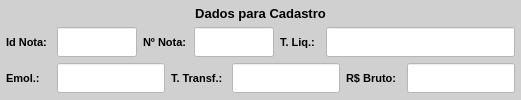
           <widget class="QWidget" name="widget_10" native="true">
            <property name="minimumSize">
             <size>
              <width>0</width>
              <height>75</height>
             </size>
            </property>
            <property name="styleSheet">
             <string notr="true">background-color: rgb(208, 208, 208);</string>
            </property>
            <layout class="QVBoxLayout" name="verticalLayout_6">
             <property name="leftMargin">
              <number>6</number>
             </property>
             <property name="topMargin">
              <number>6</number>
             </property>
             <property name="rightMargin">
              <number>6</number>
             </property>
             <property name="bottomMargin">
              <number>6</number>
             </property>
             <item>
              <widget class="QLabel" name="label_titulo_4">
               <property name="minimumSize">
                <size>
                 <width>0</width>
                 <height>15</height>
                </size>
               </property>
               <property name="maximumSize">
                <size>
                 <width>16777215</width>
                 <height>15</height>
                </size>
               </property>
               <property name="font">
                <font>
                 <pointsize>10</pointsize>
                 <weight>75</weight>
                 <bold>true</bold>
                </font>
               </property>
               <property name="text">
                <string>Dados para Cadastro</string>
               </property>
               <property name="alignment">
                <set>Qt::AlignCenter</set>
               </property>
              </widget>
             </item>
             <item>
              <widget class="QWidget" name="widget_14" native="true">
               <property name="minimumSize">
                <size>
                 <width>0</width>
                 <height>20</height>
                </size>
               </property>
               <property name="maximumSize">
                <size>
                 <width>16777215</width>
                 <height>30</height>
                </size>
               </property>
               <layout class="QHBoxLayout" name="horizontalLayout_9">
                <property name="leftMargin">
                 <number>0</number>
                </property>
                <property name="topMargin">
                 <number>0</number>
                </property>
                <property name="rightMargin">
                 <number>0</number>
                </property>
                <property name="bottomMargin">
                 <number>0</number>
                </property>
                <item>
                 <widget class="QLabel" name="label_51">
                  <property name="minimumSize">
                   <size>
                    <width>45</width>
                    <height>0</height>
                   </size>
                  </property>
                  <property name="maximumSize">
                   <size>
                    <width>45</width>
                    <height>16777215</height>
                   </size>
                  </property>
                  <property name="font">
                   <font>
                    <pointsize>8</pointsize>
                    <weight>75</weight>
                    <bold>true</bold>
                   </font>
                  </property>
                  <property name="text">
                   <string>Id Nota:</string>
                  </property>
                  <property name="alignment">
                   <set>Qt::AlignLeading|Qt::AlignLeft|Qt::AlignVCenter</set>
                  </property>
                 </widget>
                </item>
                <item>
                 <widget class="QLineEdit" name="line_Id_Nota">
                  <property name="sizePolicy">
                   <sizepolicy hsizetype="Preferred" vsizetype="Preferred">
                    <horstretch>0</horstretch>
                    <verstretch>0</verstretch>
                   </sizepolicy>
                  </property>
                  <property name="maximumSize">
                   <size>
                    <width>80</width>
                    <height>16777215</height>
                   </size>
                  </property>
                  <property name="font">
                   <font>
                    <pointsize>8</pointsize>
                   </font>
                  </property>
                  <property name="styleSheet">
                   <string notr="true">background-color: rgb(255, 255, 255);</string>
                  </property>
                  <property name="text">
                   <string/>
                  </property>
                  <property name="maxLength">
                   <number>45</number>
                  </property>
                  <property name="alignment">
                   <set>Qt::AlignLeading|Qt::AlignLeft|Qt::AlignVCenter</set>
                  </property>
                  <property name="readOnly">
                   <bool>false</bool>
                  </property>
                 </widget>
                </item>
                <item>
                 <widget class="QLabel" name="label_43">
                  <property name="minimumSize">
                   <size>
                    <width>45</width>
                    <height>0</height>
                   </size>
                  </property>
                  <property name="maximumSize">
                   <size>
                    <width>45</width>
                    <height>16777215</height>
                   </size>
                  </property>
                  <property name="font">
                   <font>
                    <pointsize>8</pointsize>
                    <weight>75</weight>
                    <bold>true</bold>
                   </font>
                  </property>
                  <property name="text">
                   <string>Nº Nota:</string>
                  </property>
                  <property name="alignment">
                   <set>Qt::AlignLeading|Qt::AlignLeft|Qt::AlignVCenter</set>
                  </property>
                 </widget>
                </item>
                <item>
                 <widget class="QLineEdit" name="line_num_nota">
                  <property name="sizePolicy">
                   <sizepolicy hsizetype="Preferred" vsizetype="Preferred">
                    <horstretch>0</horstretch>
                    <verstretch>0</verstretch>
                   </sizepolicy>
                  </property>
                  <property name="maximumSize">
                   <size>
                    <width>80</width>
                    <height>16777215</height>
                   </size>
                  </property>
                  <property name="font">
                   <font>
                    <pointsize>8</pointsize>
                   </font>
                  </property>
                  <property name="styleSheet">
                   <string notr="true">background-color: rgb(255, 255, 255);</string>
                  </property>
                  <property name="text">
                   <string/>
                  </property>
                  <property name="maxLength">
                   <number>45</number>
                  </property>
                  <property name="alignment">
                   <set>Qt::AlignLeading|Qt::AlignLeft|Qt::AlignVCenter</set>
                  </property>
                  <property name="readOnly">
                   <bool>false</bool>
                  </property>
                 </widget>
                </item>
                <item>
                 <widget class="QLabel" name="label_45">
                  <property name="minimumSize">
                   <size>
                    <width>40</width>
                    <height>0</height>
                   </size>
                  </property>
                  <property name="maximumSize">
                   <size>
                    <width>40</width>
                    <height>16777215</height>
                   </size>
                  </property>
                  <property name="font">
                   <font>
                    <pointsize>8</pointsize>
                    <weight>75</weight>
                    <bold>true</bold>
                   </font>
                  </property>
                  <property name="text">
                   <string>T. Liq.:</string>
                  </property>
                  <property name="alignment">
                   <set>Qt::AlignLeading|Qt::AlignLeft|Qt::AlignVCenter</set>
                  </property>
                 </widget>
                </item>
                <item>
                 <widget class="QLineEdit" name="line_Taxa_Liquidacao">
                  <property name="sizePolicy">
                   <sizepolicy hsizetype="Preferred" vsizetype="Preferred">
                    <horstretch>0</horstretch>
                    <verstretch>0</verstretch>
                   </sizepolicy>
                  </property>
                  <property name="maximumSize">
                   <size>
                    <width>16777215</width>
                    <height>16777215</height>
                   </size>
                  </property>
                  <property name="font">
                   <font>
                    <pointsize>8</pointsize>
                   </font>
                  </property>
                  <property name="styleSheet">
                   <string notr="true">background-color: rgb(255, 255, 255);</string>
                  </property>
                  <property name="text">
                   <string/>
                  </property>
                  <property name="maxLength">
                   <number>45</number>
                  </property>
                  <property name="alignment">
                   <set>Qt::AlignLeading|Qt::AlignLeft|Qt::AlignVCenter</set>
                  </property>
                 </widget>
                </item>
               </layout>
              </widget>
             </item>
             <item>
              <widget class="QWidget" name="widget_15" native="true">
               <property name="minimumSize">
                <size>
                 <width>0</width>
                 <height>20</height>
                </size>
               </property>
               <property name="maximumSize">
                <size>
                 <width>16777215</width>
                 <height>30</height>
                </size>
               </property>
               <layout class="QHBoxLayout" name="horizontalLayout_16">
                <property name="leftMargin">
                 <number>0</number>
                </property>
                <property name="topMargin">
                 <number>0</number>
                </property>
                <property name="rightMargin">
                 <number>0</number>
                </property>
                <property name="bottomMargin">
                 <number>0</number>
                </property>
                <item>
                 <widget class="QLabel" name="label_46">
                  <property name="minimumSize">
                   <size>
                    <width>45</width>
                    <height>0</height>
                   </size>
                  </property>
                  <property name="maximumSize">
                   <size>
                    <width>45</width>
                    <height>16777215</height>
                   </size>
                  </property>
                  <property name="font">
                   <font>
                    <pointsize>8</pointsize>
                    <weight>75</weight>
                    <bold>true</bold>
                   </font>
                  </property>
                  <property name="text">
                   <string>Emol.:</string>
                  </property>
                  <property name="alignment">
                   <set>Qt::AlignLeading|Qt::AlignLeft|Qt::AlignVCenter</set>
                  </property>
                 </widget>
                </item>
                <item>
                 <widget class="QLineEdit" name="line_Emolumentos">
                  <property name="sizePolicy">
                   <sizepolicy hsizetype="Preferred" vsizetype="Preferred">
                    <horstretch>0</horstretch>
                    <verstretch>0</verstretch>
                   </sizepolicy>
                  </property>
                  <property name="maximumSize">
                   <size>
                    <width>16777215</width>
                    <height>16777215</height>
                   </size>
                  </property>
                  <property name="font">
                   <font>
                    <pointsize>8</pointsize>
                   </font>
                  </property>
                  <property name="styleSheet">
                   <string notr="true">background-color: rgb(255, 255, 255);</string>
                  </property>
                  <property name="text">
                   <string/>
                  </property>
                  <property name="maxLength">
                   <number>45</number>
                  </property>
                  <property name="alignment">
                   <set>Qt::AlignLeading|Qt::AlignLeft|Qt::AlignVCenter</set>
                  </property>
                 </widget>
                </item>
                <item>
                 <widget class="QLabel" name="label_48">
                  <property name="minimumSize">
                   <size>
                    <width>55</width>
                    <height>0</height>
                   </size>
                  </property>
                  <property name="maximumSize">
                   <size>
                    <width>55</width>
                    <height>16777215</height>
                   </size>
                  </property>
                  <property name="font">
                   <font>
                    <pointsize>8</pointsize>
                    <weight>75</weight>
                    <bold>true</bold>
                   </font>
                  </property>
                  <property name="text">
                   <string>T. Transf.:</string>
                  </property>
                  <property name="alignment">
                   <set>Qt::AlignLeading|Qt::AlignLeft|Qt::AlignVCenter</set>
                  </property>
                 </widget>
                </item>
                <item>
                 <widget class="QLineEdit" name="line_Taxa_Transf">
                  <property name="sizePolicy">
                   <sizepolicy hsizetype="Preferred" vsizetype="Preferred">
                    <horstretch>0</horstretch>
                    <verstretch>0</verstretch>
                   </sizepolicy>
                  </property>
                  <property name="maximumSize">
                   <size>
                    <width>16777215</width>
                    <height>16777215</height>
                   </size>
                  </property>
                  <property name="font">
                   <font>
                    <pointsize>8</pointsize>
                   </font>
                  </property>
                  <property name="styleSheet">
                   <string notr="true">background-color: rgb(255, 255, 255);</string>
                  </property>
                  <property name="text">
                   <string/>
                  </property>
                  <property name="maxLength">
                   <number>45</number>
                  </property>
                  <property name="alignment">
                   <set>Qt::AlignLeading|Qt::AlignLeft|Qt::AlignVCenter</set>
                  </property>
                 </widget>
                </item>
                <item>
                 <widget class="QLabel" name="label_50">
                  <property name="minimumSize">
                   <size>
                    <width>55</width>
                    <height>0</height>
                   </size>
                  </property>
                  <property name="maximumSize">
                   <size>
                    <width>55</width>
                    <height>16777215</height>
                   </size>
                  </property>
                  <property name="font">
                   <font>
                    <pointsize>8</pointsize>
                    <weight>75</weight>
                    <bold>true</bold>
                   </font>
                  </property>
                  <property name="text">
                   <string>R$ Bruto:</string>
                  </property>
                  <property name="alignment">
                   <set>Qt::AlignLeading|Qt::AlignLeft|Qt::AlignVCenter</set>
                  </property>
                 </widget>
                </item>
                <item>
                 <widget class="QLineEdit" name="line_Valor_Bruto">
                  <property name="sizePolicy">
                   <sizepolicy hsizetype="Preferred" vsizetype="Preferred">
                    <horstretch>0</horstretch>
                    <verstretch>0</verstretch>
                   </sizepolicy>
                  </property>
                  <property name="maximumSize">
                   <size>
                    <width>16777215</width>
                    <height>16777215</height>
                   </size>
                  </property>
                  <property name="font">
                   <font>
                    <pointsize>8</pointsize>
                   </font>
                  </property>
                  <property name="styleSheet">
                   <string notr="true">background-color: rgb(255, 255, 255);</string>
                  </property>
                  <property name="text">
                   <string/>
                  </property>
                  <property name="maxLength">
                   <number>45</number>
                  </property>
                  <property name="alignment">
                   <set>Qt::AlignLeading|Qt::AlignLeft|Qt::AlignVCenter</set>
                  </property>
                 </widget>
                </item>
               </layout>
              </widget>
             </item>
            </layout>
           </widget>
